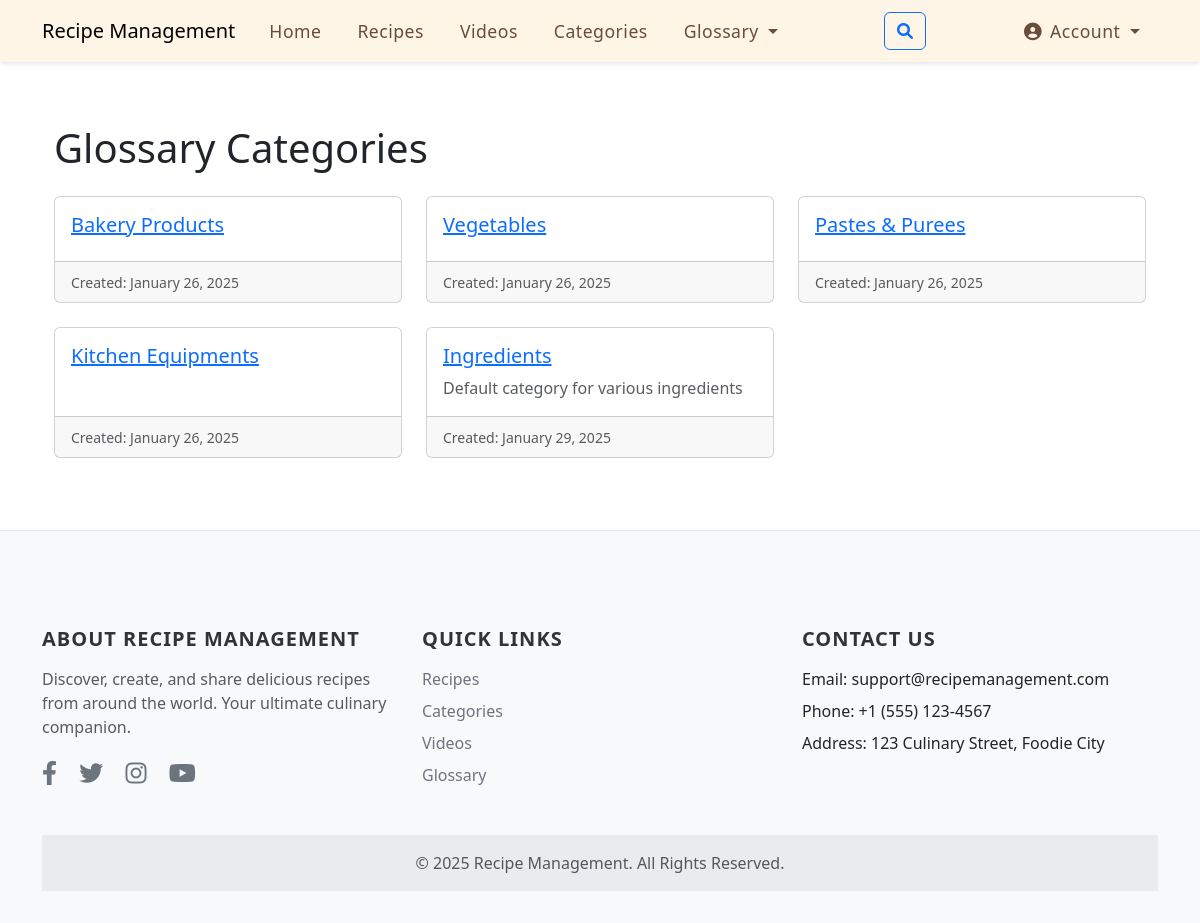
Page /glossary-categories/ on the committed database.
### recipes/models.py (models this page shows, shortened)
class GlossaryCategory(models.Model):
    category_name = models.CharField(max_length=300, unique=True, null=True)
    slug = models.SlugField(max_length=350, unique=True, null=True, blank=True)
    description = models.TextField(null=True, blank=True)
    created_on = models.DateTimeField(default=timezone.now)
    updated_on = models.DateTimeField(auto_now=True)
    class Meta:
        verbose_name = 'Glossary Category'
        verbose_name_plural = ' Glossary Categories'

### recipes/views.py (the view)
# urls.py: path('glossary-categories/', views.glossary_category_list_view, name='glossary_category_list'),
def glossary_category_list_view(request):
    categories = GlossaryCategory.objects.all()
    context = {
        'categories': categories
    }
    return render(request, 'recipes/glossary_category_list.html', context)

### templates/recipes/glossary_category_list.html (shortened to what this page needs)
{% extends 'base.html' %}
{% block content %}
<div class="container mt-4">
    <h1 class="mb-4">Glossary Categories</h1>
    <div class="row">
        {% for category in categories %}
        <div class="col-md-4 mb-4">
            <div class="card h-100">
                <div class="card-body">
                    <h5 class="card-title">
                        <a href="{% url 'glossary_category_detail' category.slug %}">
                            {{ category.category_name }}
                        </a>
                    </h5>
                    {% if category.description %}
                    <p class="card-text text-muted">{{ category.description|truncatewords:20 }}</p>
                    {% endif %}
                </div>
                <div class="card-footer">
                    <small class="text-muted">
                        Created: {{ category.created_on|date:"F d, Y" }}
                    </small>
                </div>
            </div>
        </div>
        {% empty %}
        <div class="col-12">
            <div class="alert alert-info">
                No glossary categories have been created yet.
            </div>
        </div>
        {% endfor %}
    </div>
</div>
{% endblock %}

### templates/base.html (style rules this page uses)
body { padding-top: 0; }
.container { margin-top: 0; }
body { padding-top: 100px; }
html { scroll-behavior: smooth; }

### rows in the picture
GlossaryCategory: category_name "Bakery Products", created_on "January 26, 2025"
GlossaryCategory: category_name "Vegetables", created_on "January 26, 2025"
GlossaryCategory: category_name "Pastes & Purees", created_on "January 26, 2025"
GlossaryCategory: category_name "Kitchen Equipments", created_on "January 26, 2025"
GlossaryCategory: category_name "Ingredients", description "Default category for various ingredients", created_on "January 29, 2025"
